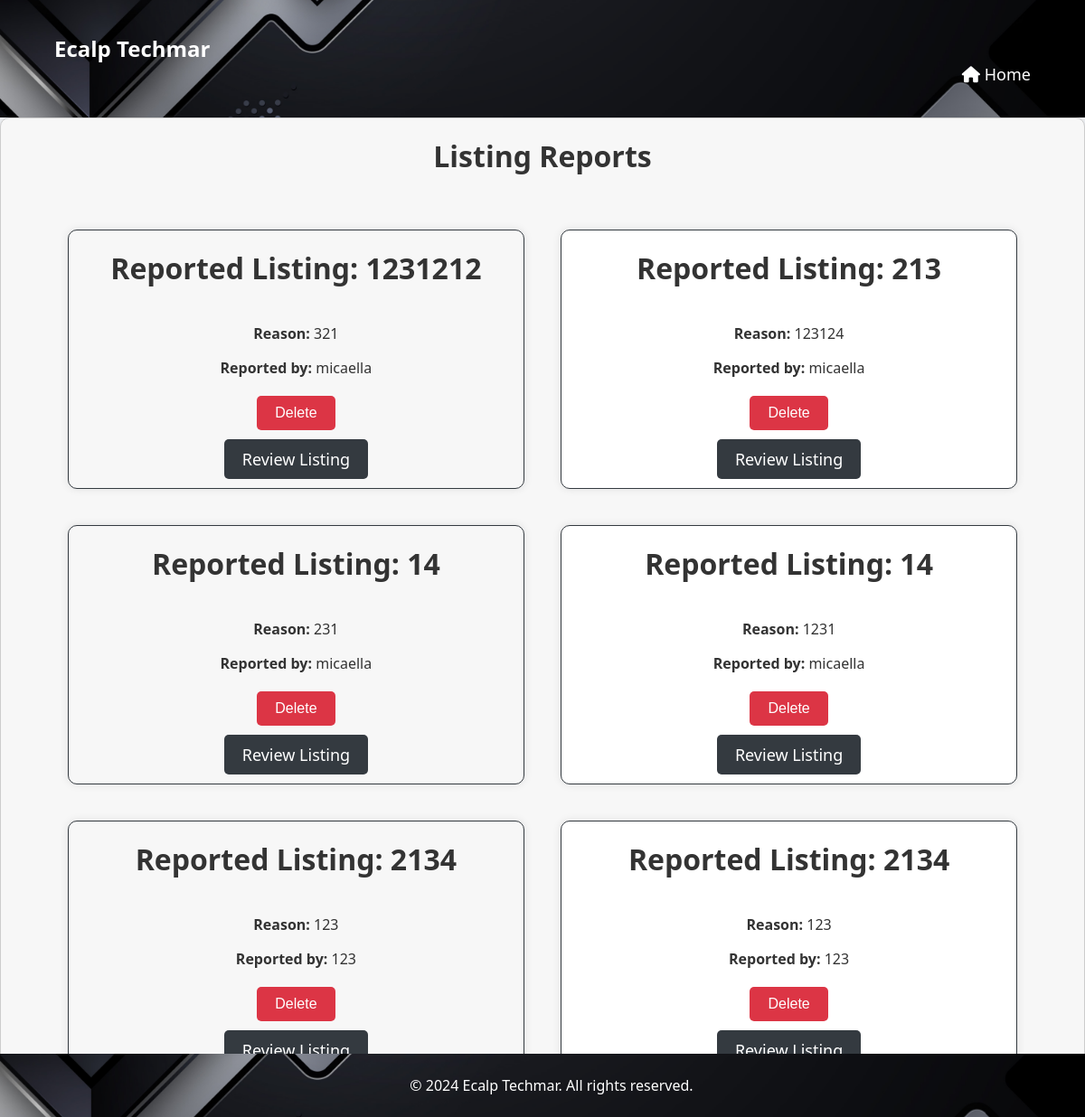
/listing_reports/ (signed in), run on an earlier commit of the app's database.
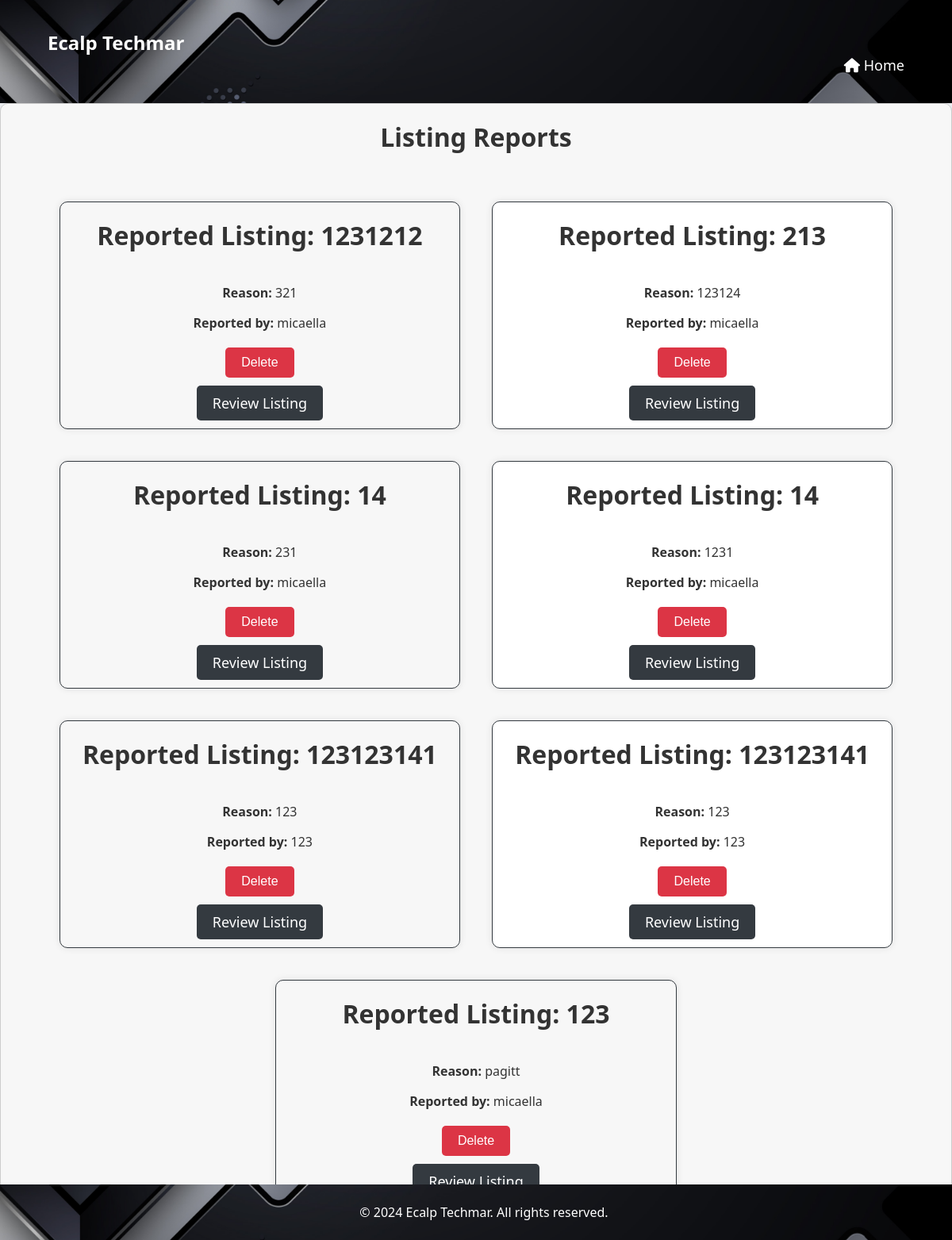
And on a later commit of the database.
### newsfeed/models.py (models this page shows, shortened)
class Report(models.Model):
    product = models.ForeignKey(Product, on_delete=models.CASCADE)
    user = models.ForeignKey(User, on_delete=models.CASCADE)
    reason = models.TextField()
    created_at = models.DateTimeField(auto_now_add=True)
    class Meta:
        verbose_name = 'Listing Report'
        verbose_name_plural = 'Listing Reports'

class Product(models.Model):
    title = models.CharField(max_length=255)
    description = models.TextField()
    price = models.DecimalField(max_digits=10, decimal_places=2)
    image = models.ImageField(upload_to='products/')
    mobile_number = models.CharField(max_length=20)
    location = models.CharField(max_length=255)
    user = models.ForeignKey(User, on_delete=models.CASCADE)
    created_at = models.DateTimeField(auto_now_add=True)
    category = models.CharField(max_length=50, choices=[('Electronics', 'Electronics'), ('Fashion and Beauty', 'Fashion and Beauty'), ('Home and Garden', 'Home and Garden'), ('Sports and Leisure', 'Sports and Leisure'), ('Others', 'Others')], default='Others')
    is_active = models.BooleanField(default=True)
    deleted_at = models.DateTimeField(null=True, blank=True)

### custom_admin/views.py (the view)
# urls.py: path('listing_reports/', views.listing_reports, name='listing_reports'),
@login_required
@user_passes_test(is_staff)
def listing_reports(request):
    reports = Report.objects.all()
    return render(request, 'listing_reports.html', {'reports': reports})

### custom_admin/views.py (called while the page is built)
def is_staff(user):
    return user.is_staff or user.is_superuser

### custom_admin/templates/listing_reports.html (shortened to what this page needs)
<!DOCTYPE html>
<html lang="en">
<head>
    {% load static %}
    <link rel="stylesheet" href="{% static 'main/styles.css' %}">
    <link rel="stylesheet" href="https://cdnjs.cloudflare.com/ajax/libs/font-awesome/6.0.0-beta3/css/all.min.css">
</head>
<body>
    <header>
    <div class="container">
        <h1 class="logo">Ecalp Techmar</h1>
        <nav>
            <ul>
                  <li><a href="{% url 'custom_admin:admin_dashboard' %}"><i class="fas fa-home"></i> Home</a></li>
            </ul>
        </nav>
    </div>
</header>
  <section id="listing-reports">
    <h2>Listing Reports</h2>
    <div class="reports">
        {% for report in reports %}
            <div class="report">
                <h2>Reported Listing: {{ report.product.title }}</h2>
                <div class="report-details">
                    <p><strong>Reason:</strong> {{ report.reason }}</p>
                    <p><strong>Reported by:</strong> {{ report.user.username }}</p>
                </div>
                <div class="button-group">
                    <div class="delete-button-container">
                        <button class="new-delete-button">
                            <a href="{% url 'custom_admin:delete_listing_report' report.pk %}" onclick="return confirm('Are you sure you want to delete this report?')">
                                Delete
                            </a>
                        </button>
                    </div>
                    <a href="{% url 'newsfeed:listing_detail' report.product.pk %}" class="btn btn-primary">Review Listing</a>
                </div>
            </div>
        {% endfor %}
    </div>
</section>
     <footer>
        <div class="container">
            <div class="footer-content">
                <p style="text-align: center; width: 100%;">&copy; 2024 Ecalp Techmar. All rights reserved.</p>
            </div>
        </div>
    </footer>
</body>
</html>

### main/static/main/styles.css (style rules this page uses)
body { font-family: 'Segoe UI', Tahoma, Geneva, Verdana, sans-serif; margin: 0; padding: 0; box-sizing: border-box; background-color: #f0f2f5; color: #333; }
header { background-color: #343a40; color: white; padding: 15px 0; position: sticky; top: 0; z-index: 1000; }
.container { width: 90%; max-width: 1200px; margin: 0 auto; padding: 0 15px; }
.logo { margin: 0; font-size: 24px; }
nav ul { list-style: none; padding: 0; display: flex; justify-content: flex-end; margin: 0; }
nav ul li { margin-left: 20px; }
nav ul li a { color: white; text-decoration: none; font-size: 18px; transition: color 0.3s; }
.btn { background-color: #343a40; color: white; padding: 10px 20px; text-decoration: none; border-radius: 5px; font-size: 18px; transition: background 0.3s; }
section { padding: 60px 0; }
section h2 { text-align: center; margin-bottom: 40px; font-size: 32px; }
footer { background-color: #343a40; color: white; padding: 15px 0; text-align: center; }
.footer-content { display: flex; justify-content: space-between; align-items: center; flex-wrap: wrap; }
.footer-content p { margin: 0; }

What changed in the data, as far as the page shows it:
changed through a linked row, Report (number 5 of 7 on the later page): product "2134" → "123123141"
changed through a linked row, Report (number 6 of 7 on the later page): product "2134" → "123123141"
added Report: product "123", reason "pagitt", user.username "micaella"
